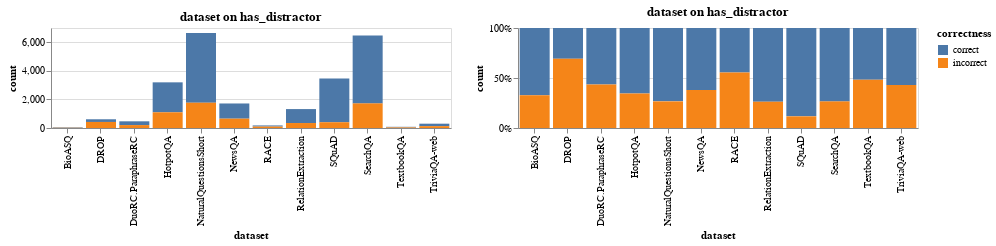

Notebook code cell kept with this figure:
### Code cell
visualize_dataset_attr_on_a_group("has_distractor")

### Figure 1 — Vega-Lite specification as saved in the notebook (floating-point values rounded to 4 significant figures)
{"$schema": "https://vega.github.io/schema/vega-lite/v3.2.1.json", "config": {"mark": {"tooltip": null}, "view": {"height": 300, "width": 400}}, "datasets": {"data-a582186dbaa1cc21c263925d470ee5ee": [{"correctness": "correct", "count": 4753, "dataset": "SearchQA"}, {"correctness": "correct", "count": 977, "dataset": "RelationExtraction"}, {"correctness": "correct", "count": 4876, "dataset": "NaturalQuestionsShort"}, {"correctness": "correct", "count": 2097, "dataset": "HotpotQA"}, {"correctness": "correct", "count": 3061, "dataset": "SQuAD"}, {"correctness": "correct", "count": 1064, "dataset": "NewsQA"}, {"correctness": "correct", "count": 264, "dataset": "DuoRC.ParaphraseRC"}, {"correctness": "correct", "count": 172, "dataset": "TriviaQA-web"}, {"correctness": "correct", "count": 80, "dataset": "RACE"}, {"correctness": "correct", "count": 188, "dataset": "DROP"}, {"correctness": "correct", "count": 43, "dataset": "TextbookQA"}, {"correctness": "correct", "count": 35, "dataset": "BioASQ"}, {"correctness": "incorrect", "count": 1723, "dataset": "SearchQA"}, {"correctness": "incorrect", "count": 1099, "dataset": "HotpotQA"}, {"correctness": "incorrect", "count": 423, "dataset": "DROP"}, {"correctness": "incorrect", "count": 1770, "dataset": "NaturalQuestionsShort"}, {"correctness": "incorrect", "count": 204, "dataset": "DuoRC.ParaphraseRC"}, {"correctness": "incorrect", "count": 404, "dataset": "SQuAD"}, {"correctness": "incorrect", "count": 653, "dataset": "NewsQA"}, {"correctness": "incorrect", "count": 348, "dataset": "RelationExtraction"}, {"correctness": "incorrect", "count": 130, "dataset": "TriviaQA-web"}, {"correctness": "incorrect", "count": 100, "dataset": "RACE"}, {"correctness": "incorrect", "count": 17, "dataset": "BioASQ"}, {"correctness": "incorrect", "count": 40, "dataset": "TextbookQA"}]}, "hconcat": [{"data": {"name": "data-a582186dbaa1cc21c263925d470ee5ee"}, "encoding": {"color": {"field": "correctness", "scale": {"domain": ["correct", "incorrect"]}, "type": "nominal"}, "tooltip": [{"field": "dataset", "type": "nominal"}, {"field": "count", "type": "quantitative"}, {"field": "correctness", "type": "nominal"}], "x": {"bin": null, "field": "dataset", "type": "nominal"}, "y": {"field": "count", "stack": "zero", "type": "quantitative"}}, "height": 100, "mark": "bar", "title": "dataset on has_distractor"}, {"data": {"name": "data-a582186dbaa1cc21c263925d470ee5ee"}, "encoding": {"color": {"field": "correctness", "scale": {"domain": ["correct", "incorrect"]}, "type": "nominal"}, "tooltip": [{"field": "dataset", "type": "nominal"}, {"field": "count", "type": "quantitative"}, {"field": "correctness", "type": "nominal"}], "x": {"bin": null, "field": "dataset", "type": "nominal"}, "y": {"field": "count", "stack": "normalize", "type": "quantitative"}}, "height": 100, "mark": "bar", "title": "dataset on has_distractor"}]}
